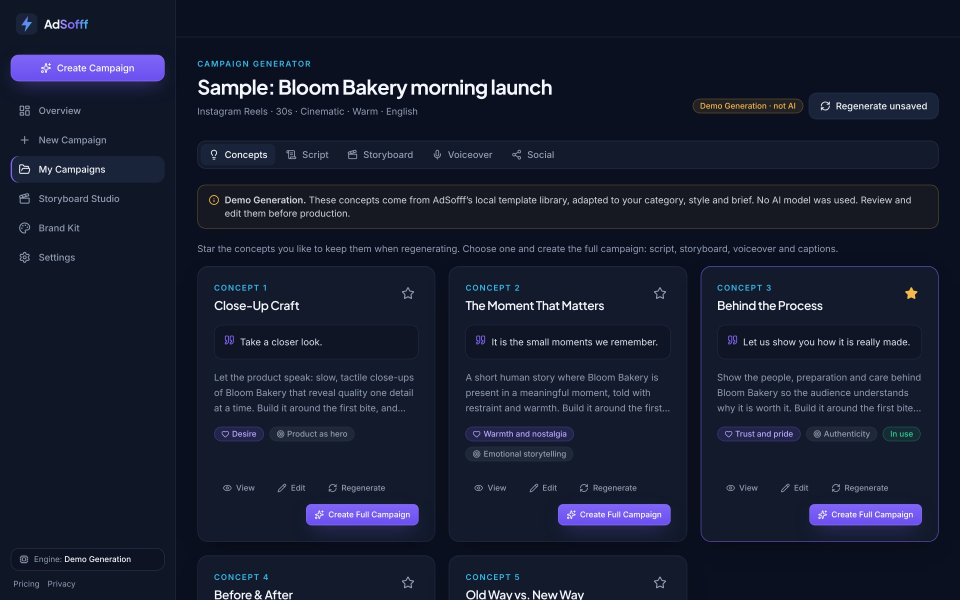
#> input picture adsofff/gumroad/images/gallery/01-concepts.jpg, 2880 x 1800 px (shown at 1/3 size)
$ python -i motion.py   (imports and definitions only)
#> lines starting #> are read from the running program, lines starting #| are printed output that depends on the picture
"""2.5D motion for still AI images: depth parallax camera + atmospheric effects.

Usage from render.py:
    import motion as M
    M.init(S)                       # S = work dir; depth maps cached in S/depth
    f = M.frame(path, prompt, u, t, idx, vig)   # float32 HxWx3, 0..255

Prep (optional, faster renders):  python motion.py S img1.png img2.png ...
Depth model: depth-anything/Depth-Anything-V2-Small-hf on CPU (~3.5 s per image).
"""
import os, sys, hashlib, math
import numpy as np, cv2

W, H = 1920, 1080
MARGIN = 1.10          # source is scaled this much larger than the frame (room for parallax)
_S = None
_pipe = None
_cache = {}

def init(S):
    global _S
    _S = S; os.makedirs(f"{S}/depth", exist_ok=True)

def _key(path): return hashlib.md5(os.path.abspath(path).encode()).hexdigest()[:16]

def _model():
    global _pipe
    if _pipe is None:
        os.environ.setdefault("HF_HUB_DISABLE_XET", "1")
        from transformers import pipeline
        _pipe = pipeline("depth-estimation", model="depth-anything/Depth-Anything-V2-Small-hf", device="cpu")
    return _pipe

def depth(path):
    """Normalized near=1 / far=0 depth, same size as the image, edges softened."""
    f = f"{_S}/depth/{_key(path)}.npy"
    if os.path.exists(f): return np.load(f).astype(np.float32)
    from PIL import Image
    im = Image.open(path).convert("RGB")
    d = _model()(im)["predicted_depth"].squeeze().numpy().astype(np.float32)
    d = cv2.resize(d, im.size, interpolation=cv2.INTER_CUBIC)
    lo, hi = np.percentile(d, 2), np.percentile(d, 98)
    d = np.clip((d - lo) / max(hi - lo, 1e-6), 0, 1)
    # grow foreground slightly and blur so edges stretch instead of tearing
    k = max(5, im.size[0] // 90) | 1
    d = cv2.dilate(d, np.ones((k, k), np.uint8))
    d = cv2.GaussianBlur(d, (0, 0), k * 0.8)
    np.save(f, d.astype(np.float16)); return d

def _src(path):
    if path in _cache: return _cache[path]
    im = cv2.imread(path)[:, :, ::-1]
    sw, sh = int(W * MARGIN), int(H * MARGIN)
    big = cv2.resize(im, (sw, sh), interpolation=cv2.INTER_LANCZOS4)
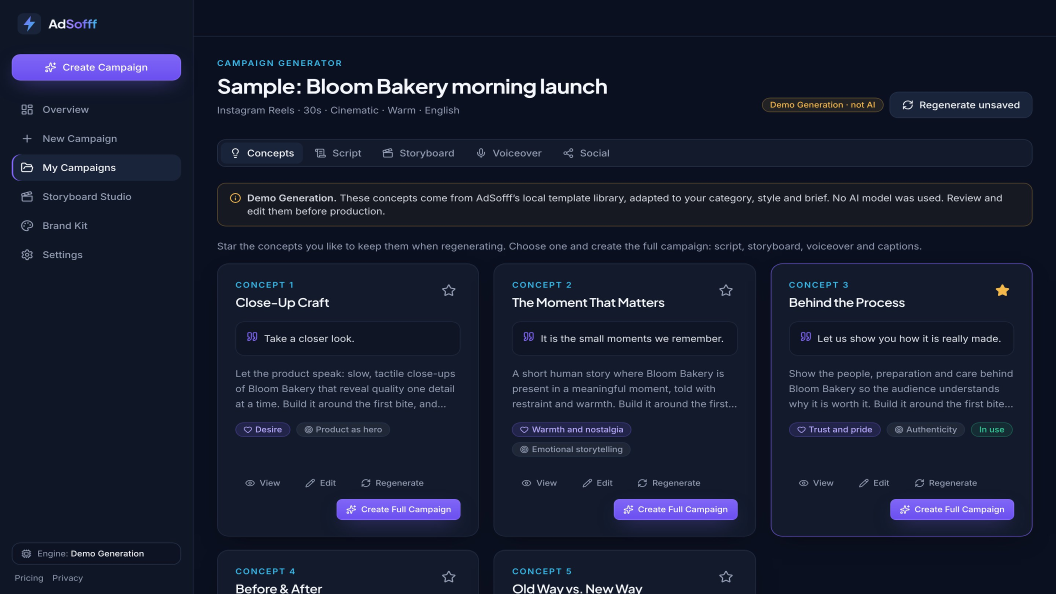
#> big: shape (1188, 2112, 3) (shown at 1/2 size); mean R, G, B 22.9, 28.6, 47.7
    blur = cv2.GaussianBlur(big, (0, 0), 1.2)
    big = cv2.addWeighted(big, 1.3, blur, -0.3, 0)
    d = cv2.resize(depth(path), (sw, sh), interpolation=cv2.INTER_LINEAR)
    if len(_cache) > 8: _cache.pop(next(iter(_cache)))
    _cache[path] = (big, d); return _cache[path]

# ---------- camera ----------
def set_size(w, h):
    """Output size: 1920x1080 for long videos (default), 1080x1920 for Shorts."""
    global W, H, GX, GY, _GRAIN, FOGY
    W, H = w, h; _cache.clear()
    GX, GY = np.meshgrid(np.arange(W, dtype=np.float32) - W / 2, np.arange(H, dtype=np.float32) - H / 2)
    r = np.random.default_rng(7)
    _GRAIN = [r.normal(0, 1, (H // 2, W // 2)).astype(np.float32) for _ in range(6)]
    FOGY = np.linspace(0.35, 1.0, H // 2, dtype=np.float32)[:, None] ** 1.5   # heavier near the ground
#            zoom0  zoom1  shift_x  shift_y  dolly (near-layer magnification)
MOVES = [(1.00, 1.07, 0.0, 0.0, 0.07),    # push-in
         (1.04, 1.04, 1.0, 0.0, 0.02),    # truck right
         (1.03, 1.08, -0.7, 0.0, 0.05),   # push-in + drift left
         (1.04, 1.04, 0.0, -1.0, 0.02),   # crane up
         (1.08, 1.01, 0.4, 0.0, -0.05),   # pull-out
         (1.04, 1.04, -1.0, 0.0, 0.02)]   # truck left
AMP = 70.0   # px of relative motion between nearest and farthest layer, at full move

# [13 lines left out: function camera, not called in this run]

# ---------- effects ----------
FIRE = ("fire", "torch", "flame", "burning", "burn", "ember", "hearth", "lamp", "brazier", "smoke", "ash", "kiln")
FOG = ("sea", "ship", "coast", "shore", "mist", "fog", "dawn", "storm", "rain", "smoke", "harbor", "harbour",
       "ice", "snow", "glacier", "mountain", "valley", "river", "night", "ruin", "drought", "dust")

# [7 lines left out: function effects_for, not called in this run]

def _fog_tex():
    r = np.random.default_rng(3)
    acc = np.zeros((270, 960), np.float32)
    for sc, a in ((8, 1.0), (16, 0.5), (32, 0.25)):
        n = r.random((270 // sc + 2, 960 // sc + 2)).astype(np.float32)
        acc += a * cv2.resize(n, (960 + 2 * sc, 270 + 2 * sc), interpolation=cv2.INTER_CUBIC)[sc:sc + 270, sc:sc + 960]
    acc = (acc - acc.min()) / (acc.max() - acc.min())
    acc = np.hstack([acc, acc[:, ::-1]])            # seamless horizontally
    return cv2.GaussianBlur(acc, (0, 0), 6)
FOGTEX = _fog_tex()
set_size(W, H)

# [23 lines left out: functions _particles, _draw, not called in this run]

_pcache = {}
# [29 lines left out: functions apply_fx, frame, not called in this run]

# [4 lines not run here, left out]

#> (the run stopped early here; a loop or call above may not have finished)

$ run again, on adsofff/gumroad/images/gallery/03-storyboard.jpg
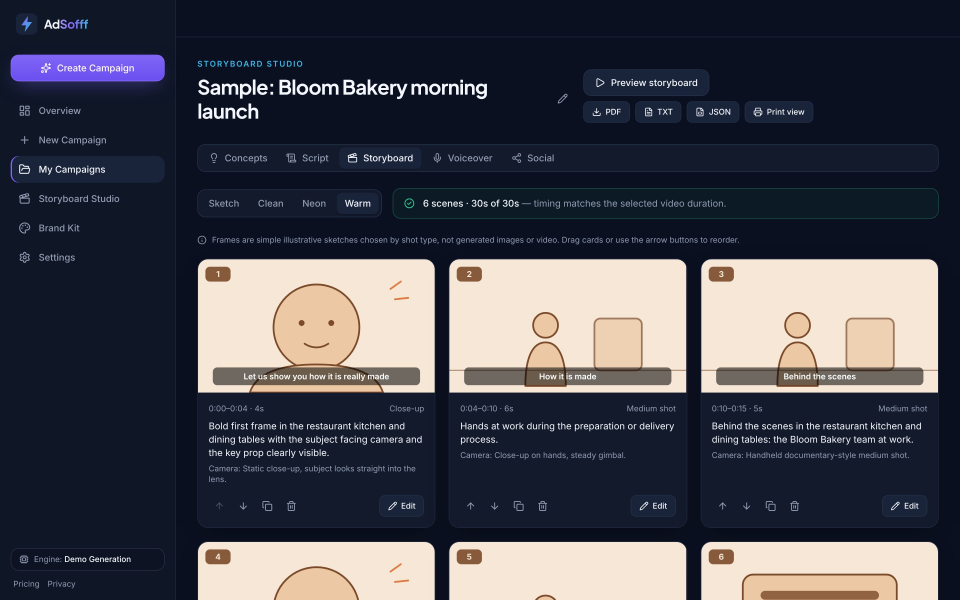
#> input picture adsofff/gumroad/images/gallery/03-storyboard.jpg, 2880 x 1800 px (shown at 1/3 size)
#> in _src, `big = cv2.resize(im, (sw, sh), interpolation=cv2.INTER_LANCZOS4)`:
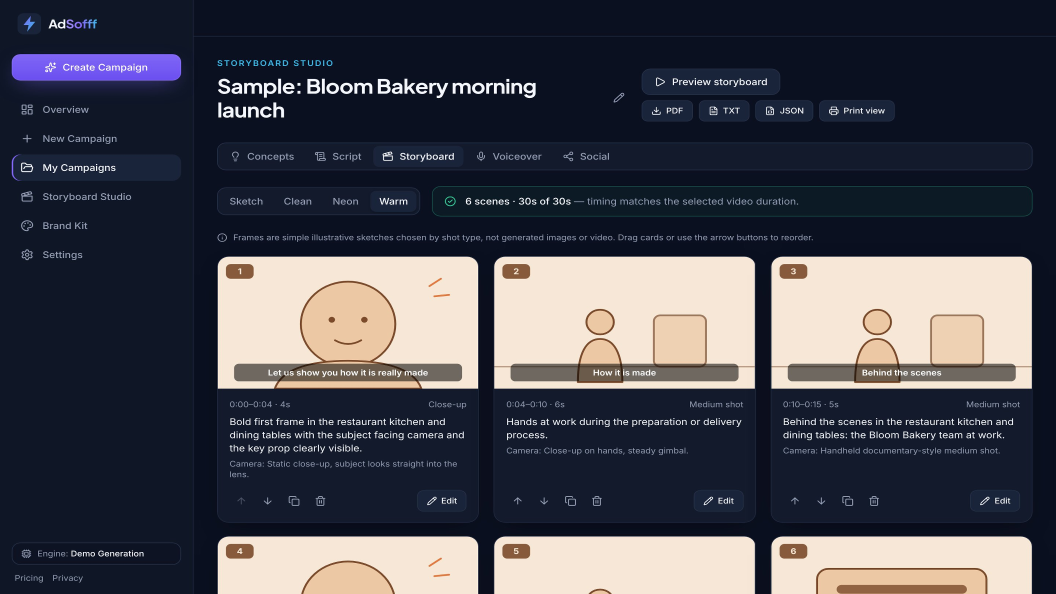
#> big: shape (1188, 2112, 3) (shown at 1/2 size); mean R, G, B 69.4, 70.1, 79.2

$ run again, on adsofff/gumroad/images/gallery/04-voiceover.jpg
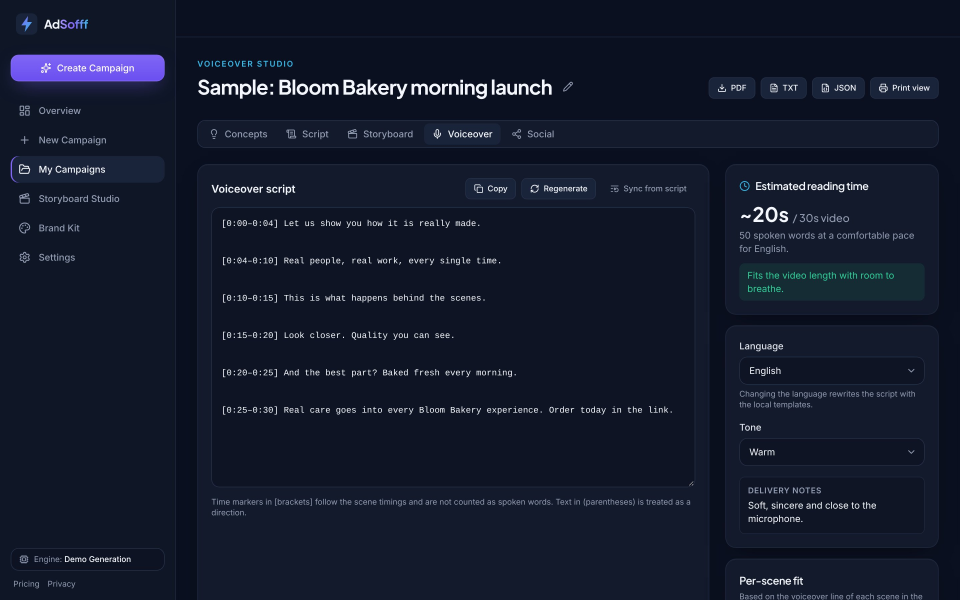
#> input picture adsofff/gumroad/images/gallery/04-voiceover.jpg, 2880 x 1800 px (shown at 1/3 size)
#> in _src, `big = cv2.resize(im, (sw, sh), interpolation=cv2.INTER_LANCZOS4)`:
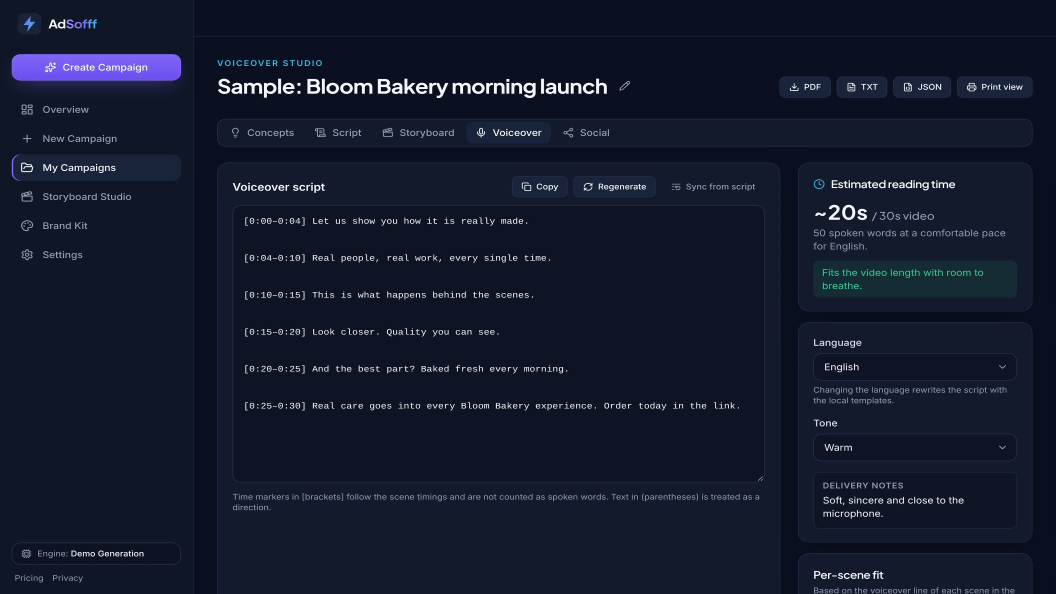
#> big: shape (1188, 2112, 3) (shown at 1/2 size); mean R, G, B 19.8, 26.4, 43.9

$ run again, on adsofff/gumroad/images/gallery/05-social.jpg
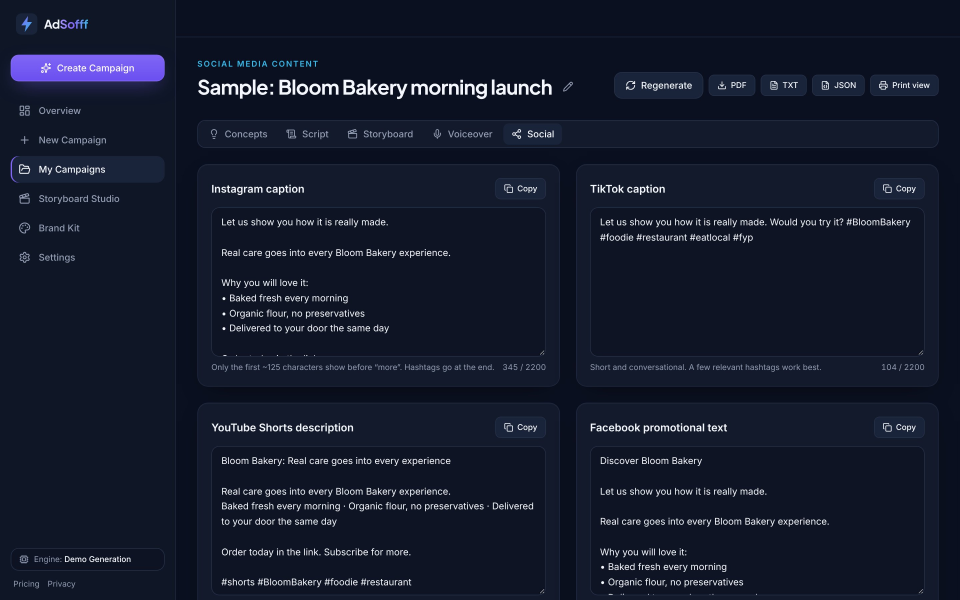
#> input picture adsofff/gumroad/images/gallery/05-social.jpg, 2880 x 1800 px (shown at 1/3 size)
#> in _src, `big = cv2.resize(im, (sw, sh), interpolation=cv2.INTER_LANCZOS4)`:
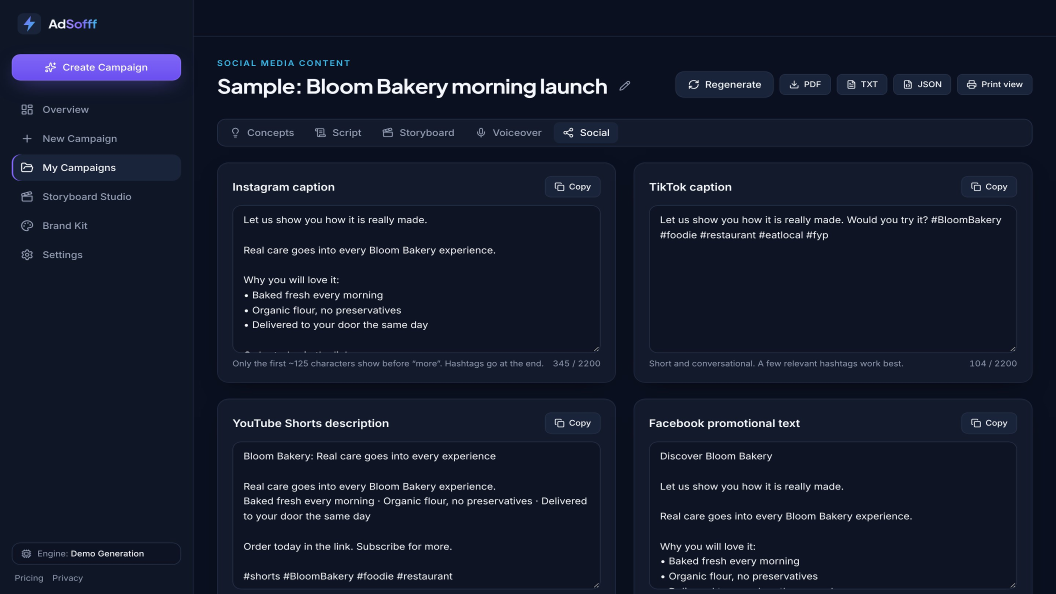
#> big: shape (1188, 2112, 3) (shown at 1/2 size); mean R, G, B 20.7, 26.9, 44.3
